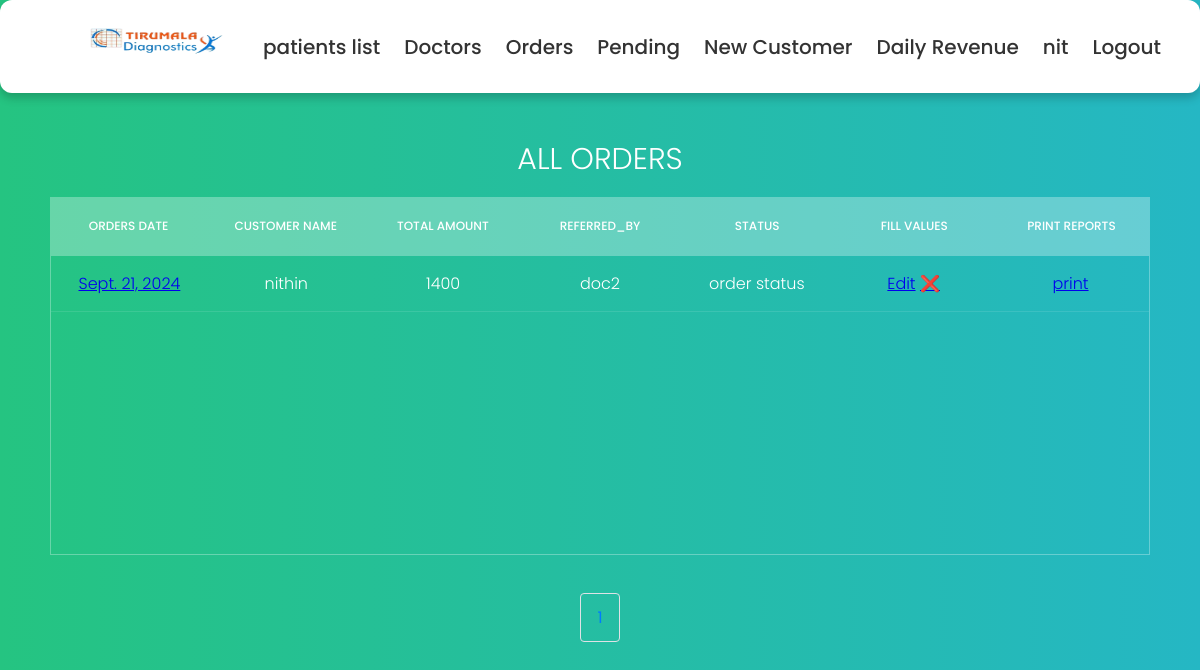
Before: /orders_list (signed in) with the older database file.
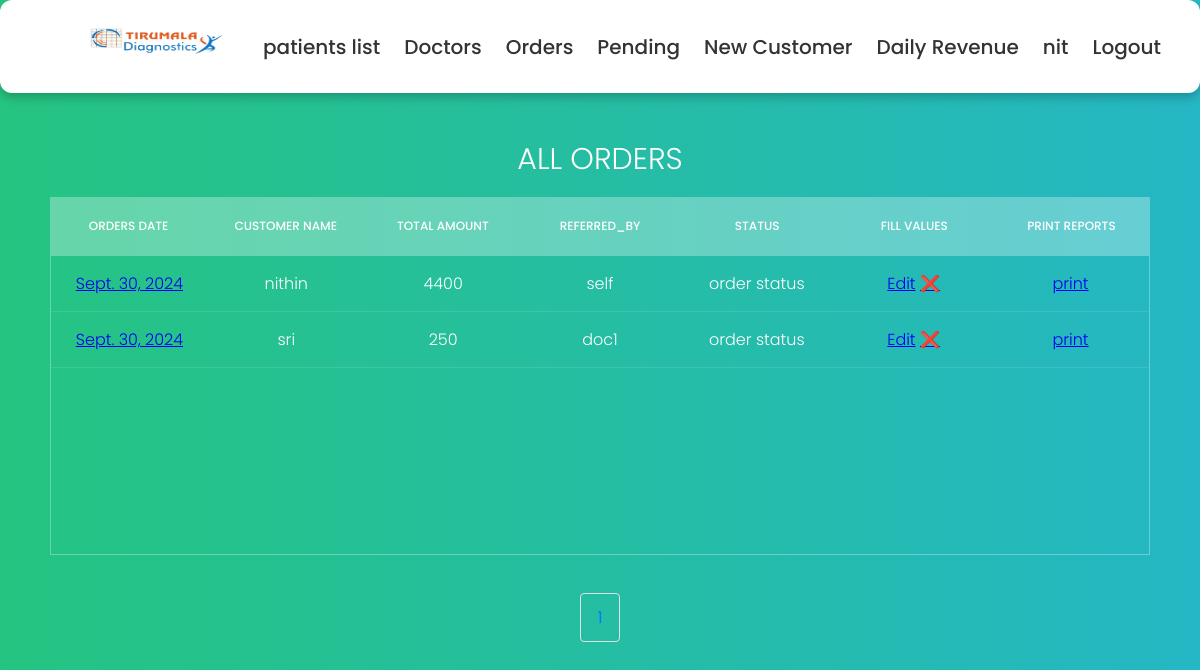
After: the same page with the newer database file.
### details/models.py (models this page shows, shortened)
class Order(models.Model):
    def get_total(self):
        total = sum([test.price for test in self.tests.all()])
        return total
    collected_at = models.ForeignKey(Locations, on_delete=models.DO_NOTHING,null=True)
    referred_by = models.ForeignKey(Doctor, on_delete=models.DO_NOTHING,null=True)
    collected_date = models.DateField(null= True)
    expected_complete_date = models.DateField(null=True)
    tests = models.ManyToManyField(Test, blank=False)
    customer = models.ForeignKey(Customer,on_delete=models.DO_NOTHING, blank=False)
    order_id = models.UUIDField(default=uuid.uuid4, primary_key=True)
    collected_by = models.ForeignKey(Tech, on_delete=models.DO_NOTHING,null=True, related_name='collected_by', blank = True)
    tested_by = models.ForeignKey(Tech, on_delete=models.DO_NOTHING,null=True, related_name='tested_by', blank = True)
    report_by = models.ForeignKey(Tech, on_delete=models.DO_NOTHING,null=True, related_name='report_by',blank=True)
    collected_datetime = models.DateTimeField(null=True)  # For date and time
    tested_datetime = models.DateTimeField(null=True)  # For date and time
    report_datetime = models.DateTimeField(null=True)  # For date and time
    hba1c = models.CharField(max_length=10, blank= True)
    blood_urea_nitrogen = models.CharField(max_length=10, blank=True)
    cotinine = models.CharField(max_length=10, blank=True)
    esr_1_hour = models.CharField(max_length=10, blank=True)
    hbsag = models.CharField(max_length=10, blank=True)
    hiv_1_and_2 = models.CharField(max_length=10, blank=True)
    colour = models.CharField(max_length=10, blank=True)
    specific_gravity = models.CharField(max_length=10, blank=True)
    ph = models.CharField(max_length=10, blank=True)
    blood = models.CharField(max_length=10, blank=True)
    albumin = models.CharField(max_length=10, blank=True)
    sugar = models.CharField(max_length=10, blank=True)
    ketone_bodies = models.CharField(max_length=10, blank=True)
    nitrite = models.CharField(max_length=10, blank=True)
    urobilinogen = models.CharField(max_length=10, blank=True)
    leucocytes = models.CharField(max_length=10, blank=True)
    bile_salts = models.CharField(max_length=10, blank=True)
    bile_pigments = models.CharField(max_length=10, blank=True)
    pus_cells = models.CharField(max_length=10, blank=True)
    epithelial_cells = models.CharField(max_length=10, blank=True)
    rbcs = models.CharField(max_length=10, blank=True)
    bacteria = models.CharField(max_length=10, blank=True)
    others = models.CharField(max_length=10, blank=True)
    haemoglobin = models.CharField(max_length=10, blank=True)
    rbc_count = models.CharField(max_length=10, blank=True)
    pcv = models.CharField(max_length=10, blank=True)
    platelets = models.CharField(max_length=10, blank=True)
    wbc = models.CharField(max_length=10, blank=True)
    neutrophils = models.CharField(max_length=10, blank=True)
    lymphocytes = models.CharField(max_length=10, blank=True)
    eosinophils = models.CharField(max_length=10, blank=True)
    monocytes = models.CharField(max_length=10, blank=True)
    basophils = models.CharField(max_length=10, blank=True)
    mcv = models.CharField(max_length=10, blank=True)
    mchc = models.CharField(max_length=10, blank=True)
    mch = models.CharField(max_length=10, blank=True)
    random_blood_sugar = models.CharField(max_length=10, blank=True)
    uric_acid = models.CharField(max_length=10, blank=True)
    serum_creatinine = models.CharField(max_length=10, blank=True)
    total_cholesterol = models.CharField(max_length=10, blank=True)
    hdl = models.CharField(max_length=10, blank=True)
    ldl = models.CharField(max_length=10, blank=True)
    vldl = models.CharField(max_length=10, blank=True)
    triglycerides = models.CharField(max_length=10, blank=True)
    chol_hdl_ratio = models.CharField(max_length=10, blank=True)
    total_bilirubin = models.CharField(max_length=10, blank=True)
    direct_bilirubin = models.CharField(max_length=10, blank=True)
    indirect_bilirubin = models.CharField(max_length=10, blank=True)
    alkaline_phosphatase = models.CharField(max_length=10, blank=True)
    serum_gpt = models.CharField(max_length=10, blank=True)
    serum_got = models.CharField(max_length=10, blank=True)
    total_proteins = models.CharField(max_length=10, blank=True)
    albumin = models.CharField(max_length=10, blank=True)
    globulin = models.CharField(max_length=10, blank=True)
    alb_glob_ratio = models.CharField(max_length=10, blank=True)
    ggtp = models.CharField(max_length=10, blank=True)

class Customer(models.Model):
    title = models.ForeignKey(Title, on_delete=models.DO_NOTHING,null=True)
    patient_name = models.CharField(max_length=50)
    mobile = models.IntegerField(null=True)
    email = models.EmailField(null=True)
    gender = models.ForeignKey(Gender, on_delete=models.DO_NOTHING,null=True)
    age = models.CharField(max_length=4, null=True)
    patient_address = models.CharField(max_length=150)

class Test(models.Model):
    is_collected = {('yes', 'yes'),
              ('no', 'no')}
    test_id = models.AutoField(primary_key=True)
    test_name = models.CharField(max_length=50)
    collection_status = models.CharField(max_length=20, choices=is_collected, blank=False, default='no')
    price = models.IntegerField()

class Doctor(models.Model):
    doctor_name = models.CharField(max_length=50)
    commission = models.IntegerField()
    doctor_mobile = models.IntegerField(null=True)
    doctor_email = models.EmailField(null=True)
    def __str__(self):
        return self.doctor_name

### details/views.py (the view)
# urls.py: path('orders_list',orders_list, name='orders_list'),
@login_required(login_url='user_login')
def orders_list(request):
    list_of_orders = Order.objects.all()
    p = Paginator(Order.objects.all(), 11)
    page = request.GET.get('page')
    orders = p.get_page(page)
    nums = "a" * orders.paginator.num_pages
    return render(request, 'orders.html',
		{'list_of_orders': list_of_orders,'orders': orders,'nums':nums})

### details/Templates/orders.html (shortened to what this page needs)
{% extends "base.html" %}
{% block content%}
<section>
    <h1>All Orders</h1>
    <div class="tbl-header">
      <table cellpadding="0" cellspacing="0" border="0">
        <thead>
          <tr>
            <th>Orders Date</th>
            <th>Customer Name</th>
            <th>total amount</th>
            <th>referred_by</th>
            <th>status </th>
            <th>fill values </th>
            <th>print reports </th>
          </tr>
        </thead>
      </table>
    </div>
    <div class="tbl-content">
      <table cellpadding="0" cellspacing="0" border="0">
        {% for order in orders%}
        <tbody>
            <tr>
                <td><a href="{% url 'order_details' order.order_id %}"> {{order.collected_date}}</a></td>
                <td>{{order.customer.patient_name}}</td>
                <td> {{order.get_total}}</td>
                <td> {{order.referred_by}}</td>
                <td> order status</td>
                <td><a href="{% url 'fill_values' order.order_id %}"> Edit</a>
                    <a href="{% url 'delete_order' order.order_id %}"> ❌</a>
                </td>
                <td>
                  <a href="{% url 'generate_pdf_for_tests' order.order_id %}"> print</a>
                </td>
            </tr>
        </tbody>
    </div>
        {% endfor %}
  </section>
        <div class="cs">
          <nav aria-label="Page navigation example">
            <ul class="pagination justify-content-center" type="none">
          {% for i in nums %}
            <li class="page-item"><a class="page-link" href="?page={{ forloop.counter }}">{{ forloop.counter }}</a></li>
          {% endfor %}
          </ul>
          </nav>
        </div>
{% endblock %}

### details/Templates/base.html (shortened to what this page needs)
{% load static %}
<!DOCTYPE html>
<html lang="en">
<head>
    <link rel="stylesheet" href={% static "css/style.css" %}>
    <link rel="stylesheet" href="https://cdnjs.cloudflare.com/ajax/libs/font-awesome/5.15.2/css/all.min.css"/>
</head>
<div>
  <ul class="nav-links">
    <li><a href={% url 'home' %}> <img src="{% static '/images/logo.png' %}" alt="My image" width="200" height="45"></li>
    <li><a href={% url 'patients_list' %}> patients list </a> </li>
    <li><a href={% url 'doctors_list' %}> Doctors </a> </li>
    <li><a href={% url 'orders_list' %}> Orders </a> </li>
    <li><a href={% url 'pending_samples' %}> Pending </a> </li>
    <li><a href={% url 'register_customer' %}> New Customer </a> </li>
    <li><a href={% url 'daily_totals' %}> Daily Revenue </a> </li>
    <li><a> {{user}}</a></li>
    <li><a href={% url 'user_logout' %}> Logout </a> </li>
  </ul>
</div>
<body>
  <div style="height: 50px;"></div>
    {% block content%}
    {% endblock %}
</body>
</html>

### details/static/css/style.css (style rules this page uses)
* { margin: 0; padding: 0; box-sizing: border-box; font-family: 'Poppins', sans-serif; }
body { height: 100vh; background: #c1f7f5; padding-top: 37px; }
.nav-links { display: flex; align-items: center; justify-content: center; background: #fff; padding: 20px 15px; border-radius: 12px; box-shadow: 0 5px 10px rgba(0,0,0,0.2); position: fixed; top: 0; left: 0; width: 100%; }
.nav-links li { list-style: none; margin: 0 12px; }
.nav-links li a { position: relative; color: #333; font-size: 20px; font-weight: 500; padding: 6px 0; text-decoration: none; }
.nav-links li a:before { content: ''; position: absolute; bottom: 0; left: 0; height: 3px; width: 0%; background: #34efdf; border-radius: 12px; transition: all 0.4s ease; }
h1 { font-size: 30px; color: #fff; text-transform: uppercase; font-weight: 300; text-align: center; margin-bottom: 15px; }
table { width:100%; table-layout: fixed; }
.tbl-header { background-color: rgba(255,255,255,0.3); }
.tbl-content { height:300px; overflow-x:auto; margin-top: 0px; border: 1px solid rgba(255,255,255,0.3); }
th { padding: 20px 15px; text-align: center; font-weight: 500; font-size: 12px; color: #fff; text-transform: uppercase; }
td { padding: 15px; text-align: center; vertical-align:middle; font-weight: 300; font-size: 16px; color: #fff; border-bottom: solid 1px rgba(255,255,255,0.1); }
body { background: -webkit-linear-gradient(left, #25c481, #25b7c4); background: linear-gradient(to right, #25c481, #25b7c4); font-family: 'Roboto', sans-serif; padding-top: 37px; }
section { margin: 50px; }
.pagination { display: flex; justify-content: center; margin-top: 20px; }
.pagination .page-item .page-link { color: #007bff; padding: 0.75rem 1rem; border: 1px solid #dee2e6; margin: 0 5px; border-radius: 0.25rem; text-decoration: none; }

Changed rows visible on the page:
removed Order: collected_date "Sept. 21, 2024", customer.patient_name "nithin", get_total "1400", referred_by "doc2"
added Order: collected_date "Sept. 30, 2024", customer.patient_name "nithin", get_total "4400", referred_by "self"
added Order: collected_date "Sept. 30, 2024", customer.patient_name "sri", get_total "250", referred_by "doc1"
